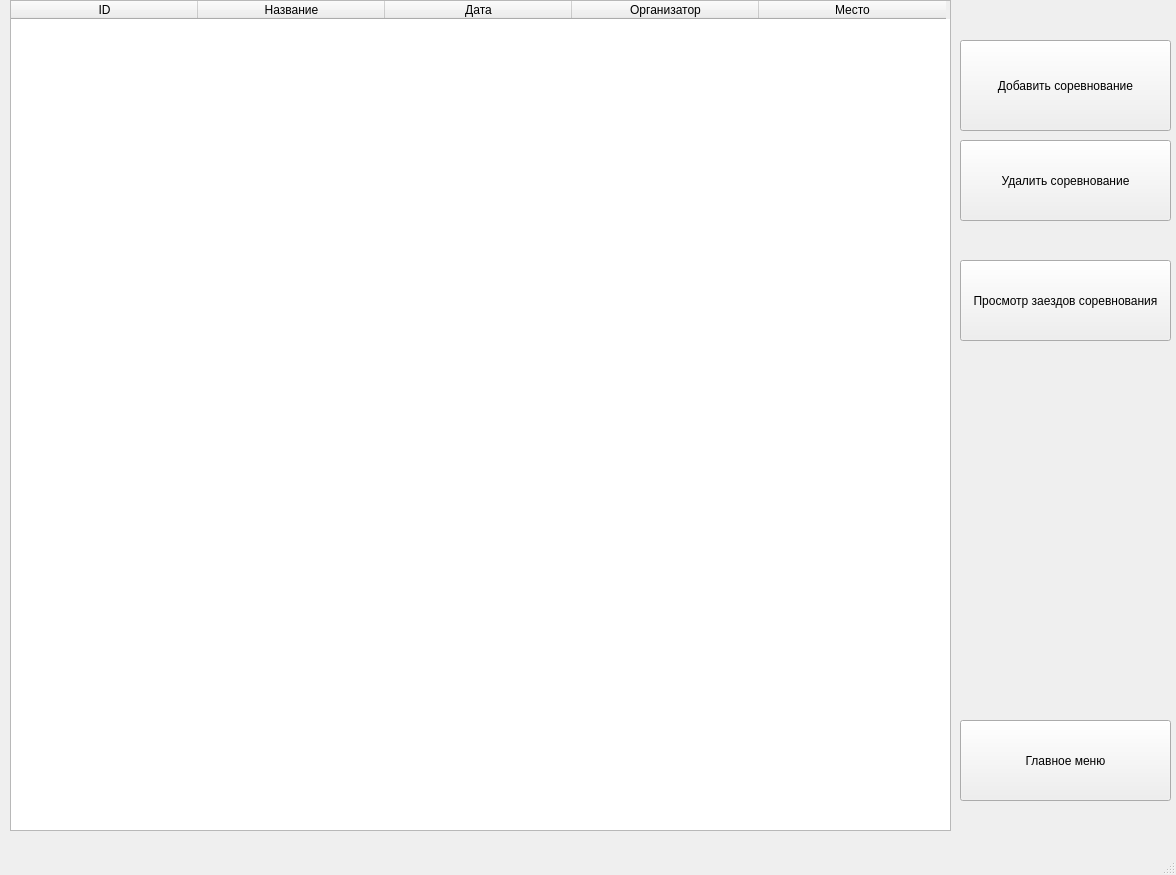
<?xml version="1.0" encoding="UTF-8"?>
<ui version="4.0">
 <class>MainWindow</class>
 <widget class="QMainWindow" name="MainWindow">
  <property name="geometry">
   <rect>
    <x>0</x>
    <y>0</y>
    <width>1176</width>
    <height>875</height>
   </rect>
  </property>
  <property name="windowTitle">
   <string>MainWindow</string>
  </property>
  <widget class="QWidget" name="centralwidget">
   <widget class="QTableWidget" name="tableWidget">
    <property name="geometry">
     <rect>
      <x>10</x>
      <y>0</y>
      <width>941</width>
      <height>831</height>
     </rect>
    </property>
    <attribute name="horizontalHeaderDefaultSectionSize">
     <number>187</number>
    </attribute>
    <column>
     <property name="text">
      <string>ID</string>
     </property>
    </column>
    <column>
     <property name="text">
      <string>Название</string>
     </property>
    </column>
    <column>
     <property name="text">
      <string>Дата</string>
     </property>
    </column>
    <column>
     <property name="text">
      <string>Организатор</string>
     </property>
    </column>
    <column>
     <property name="text">
      <string>Место</string>
     </property>
    </column>
   </widget>
   <widget class="QPushButton" name="addButton">
    <property name="geometry">
     <rect>
      <x>960</x>
      <y>40</y>
      <width>211</width>
      <height>91</height>
     </rect>
    </property>
    <property name="text">
     <string>Добавить соревнование</string>
    </property>
   </widget>
   <widget class="QPushButton" name="deleteButton">
    <property name="geometry">
     <rect>
      <x>960</x>
      <y>140</y>
      <width>211</width>
      <height>81</height>
     </rect>
    </property>
    <property name="text">
     <string>Удалить соревнование</string>
    </property>
   </widget>
   <widget class="QPushButton" name="menuButton">
    <property name="geometry">
     <rect>
      <x>960</x>
      <y>720</y>
      <width>211</width>
      <height>81</height>
     </rect>
    </property>
    <property name="text">
     <string>Главное меню</string>
    </property>
   </widget>
   <widget class="QPushButton" name="toRacesButton">
    <property name="geometry">
     <rect>
      <x>960</x>
      <y>260</y>
      <width>211</width>
      <height>81</height>
     </rect>
    </property>
    <property name="text">
     <string>Просмотр заездов соревнования</string>
    </property>
   </widget>
   <widget class="QLabel" name="label_selectRow">
    <property name="geometry">
     <rect>
      <x>970</x>
      <y>370</y>
      <width>191</width>
      <height>20</height>
     </rect>
    </property>
    <property name="text">
     <string/>
    </property>
   </widget>
  </widget>
  <widget class="QMenuBar" name="menubar">
   <property name="geometry">
    <rect>
     <x>0</x>
     <y>0</y>
     <width>1176</width>
     <height>21</height>
    </rect>
   </property>
  </widget>
  <widget class="QStatusBar" name="statusbar"/>
 </widget>
 <resources/>
 <connections/>
</ui>
